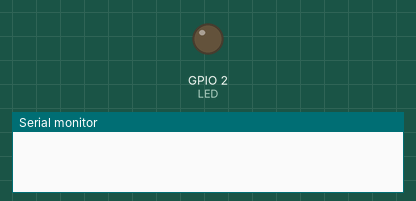
Simulated run of this sketch. Board: ESP32. On the bench: output pins drawn as LEDs (lit = HIGH), the last lines printed to the serial monitor.

Above: at 0.15 s.
At 5.4 s:
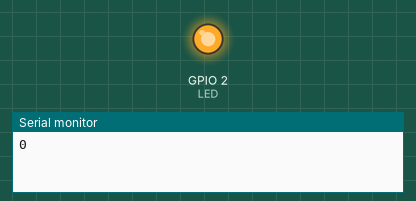
Timing chart, 0 to 8.3 s (numbered marks = the images above):
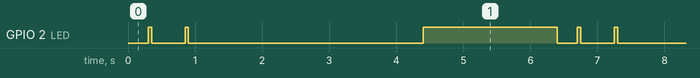

Measured:
- by itself, GPIO 2 (LED): repeats every 6.4 s: LOW 0.50 s, HIGH 0.05 s, LOW 3.5 s, HIGH 2.0 s, LOW 0.30 s, HIGH 0.05 s
- by itself, everything shown: repeats every 6.4 s, in 6 steps

The sketch:

ESP32-MH-Z14A-raw.ino
```cpp
// (licence header left out)
// References
// http://www.winsen-sensor.com/d/files/infrared-gas-sensor/mh-z14a_co2-manual-v1_01.pdf
// http://www.winsen-sensor.com/d/files/PDF/Infrared%20Gas%20Sensor/NDIR%20CO2%20SENSOR/MH-Z14%20CO2%20V2.4.pdf

HardwareSerial Serial2(2); //RX as GPIO 16 TX as GPIO 17
#define LED 2 // on board LED for NodeNCU ESP32 board

void setup() {
  pinMode(LED, OUTPUT);
  digitalWrite(LED, LOW);
  Serial.begin(115200);
  Serial2.begin(9600); // communication for MH-Z14A
  initCO2(); // read out garbage (i have no idea why but this is a must have for mobile battery operation)
#ifdef PREHEATING
  int i;
  for (i = 0; i < 180; i++) {
    Serial.print("."); delay(1000);
  }
#endif
}

void loop() {
  Serial.println(getCO2());
  delay(3000);
  digitalWrite(LED, HIGH);
  delay(2000);
  digitalWrite(LED, LOW);
}

uint8_t command[] = {0xFF, 0x01, 0x86, 0x00, 0x00, 0x00, 0x00, 0x00, 0x79};
// uint8_t reset[] = {0xFF, 0x01, 0x87, 0x00, 0x00, 0x00, 0x00, 0x00, 0x78};

void initCO2() {
  uint8_t c;
  while (Serial2.available()) {
    c = Serial2.read();
  }
}
int getCO2() {
  int returnnum = 0;
  uint16_t co2 = 0;
  uint8_t readBuffer[9] = {};
  int i; uint8_t checksum = 0;
  initCO2();

  Serial2.write(command, sizeof(command));
  Serial2.setTimeout(300);//set 300msec timeout
  returnnum = Serial2.readBytes(readBuffer, sizeof(readBuffer));

  if ( (readBuffer[0] == 0xFF) && (readBuffer[1] == 0x86)) {
    for ( i = 1; i < 8; i++)
    {
      checksum += readBuffer[i];
    }
    checksum = 0xff - checksum;
    checksum += 1;
#ifdef DEBUG
    Serial.println(checksum, HEX);
    for (i = 0; i < sizeof(readBuffer); i++) {
      Serial.print(readBuffer[i], HEX);
      Serial.print(" ");
    }
#endif
    if (readBuffer[8] != checksum) {
      Serial.println("check sum error");
      return (6000); // 6000 indicates check sum error
    }
    co2 = (uint16_t)readBuffer[2] << 8;
    co2 += readBuffer[3];
//    Serial.print("CO2 level(ppm):" );
    Serial.println(co2);
    return (co2);
  }
  // in case of anormally , indicate by flashing LED
  digitalWrite(LED, HIGH); delay(50); digitalWrite(LED, LOW); delay(500);
  digitalWrite(LED, HIGH); delay(50); digitalWrite(LED, LOW); delay(500);

  return (returnnum);
}
```
